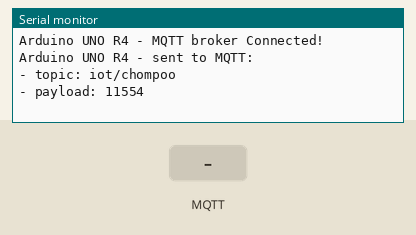
This sketch was run on a simulated Arduino Uno R4 WiFi. Parts: the last lines printed to the serial monitor. The test bench sets the inputs (shaded band). WiFi joins after 1.5 s; servers stay silent unless stated; no MQTT or app messages arrive unless stated.

Above: at 12.7 s.
12.8 s: MQTT message "1" arrives on the first subscribed topic
At 13.4 s:
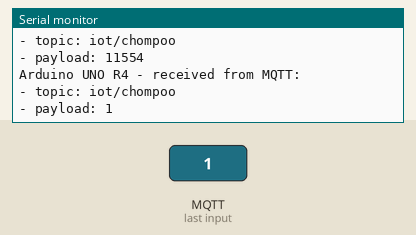
14.3 s: MQTT message "on" arrives on the first subscribed topic
At 15.3 s:
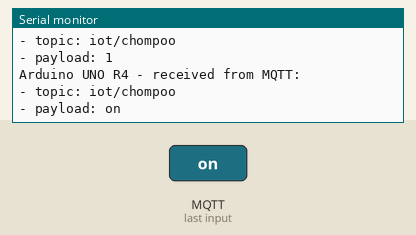
15.8 s: MQTT message "off" arrives on the first subscribed topic
At 16.9 s:
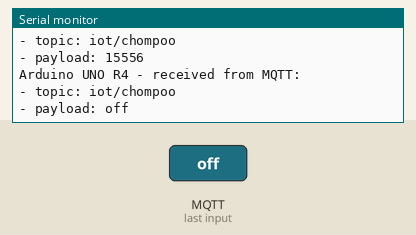
Timing chart, 0 to 18.8 s (numbered marks = the images above; inputs shaded):
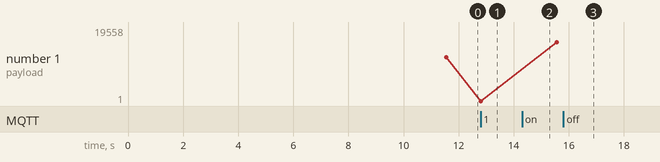

The sketch:

sketch_feb7b.ino
```cpp
/*
 *
 * This Arduino UNO R4 code is made available for public use without any restriction
 *
 */

#include <WiFiS3.h>
#include <MQTTClient.h>

const char WIFI_SSID[] = "NoInternet";     // CHANGE TO YOUR WIFI SSID
const char WIFI_PASSWORD[] = "12345678pan";  // CHANGE TO YOUR WIFI PASSWORD

const char MQTT_BROKER_ADRRESS[] = "mqtt-dashboard.com";  // CHANGE TO MQTT BROKER'S ADDRESS
//const char MQTT_BROKER_ADRRESS[] = "192.168.0.11";  // CHANGE TO MQTT BROKER'S IP ADDRESS
const int MQTT_PORT = 1883;
const char MQTT_CLIENT_ID[] = "64070215-iot";  // CHANGE IT AS YOU DESIRE
const char MQTT_USERNAME[] = "";              // CHANGE IT IF REQUIRED, empty if not required
const char MQTT_PASSWORD[] = "";              // CHANGE IT IF REQUIRED, empty if not required

// The MQTT topics that Arduino should publish/subscribe
const char PUBLISH_TOPIC[] = "iot/chompoo";       // CHANGE IT AS YOU DESIRE
const char SUBSCRIBE_TOPIC[] = "iot/chompoo";  // CHANGE IT AS YOU DESIRE

const int PUBLISH_INTERVAL = 4000;  // 5 seconds

WiFiClient network;
MQTTClient mqtt = MQTTClient(256);

unsigned long lastPublishTime = 0;

void setup() {
  Serial.begin(9600);

  int status = WL_IDLE_STATUS;
  while (status != WL_CONNECTED) {
    Serial.print("Arduino UNO R4 - Attempting to connect to SSID: ");
    Serial.println(WIFI_SSID);
    // Connect to WPA/WPA2 network. Change this line if using open or WEP network:
    status = WiFi.begin(WIFI_SSID, WIFI_PASSWORD);

    // wait 10 seconds for connection:
    delay(10000);
  }
  // print your board's IP address:
  Serial.print("IP Address: ");
  Serial.println(WiFi.localIP());

  connectToMQTT();
}

void loop() {
  mqtt.loop();

  if (millis() - lastPublishTime > PUBLISH_INTERVAL) {
    sendToMQTT();
    lastPublishTime = millis();
  }
}

void connectToMQTT() {
  // Connect to the MQTT broker
  mqtt.begin(MQTT_BROKER_ADRRESS, MQTT_PORT, network);

  // Create a handler for incoming messages
  mqtt.onMessage(messageHandler);

  Serial.print("Arduino UNO R4 - Connecting to MQTT broker");

  while (!mqtt.connect(MQTT_CLIENT_ID, MQTT_USERNAME, MQTT_PASSWORD)) {
    Serial.print(".");
    delay(100);
  }
  Serial.println();

  if (!mqtt.connected()) {
    Serial.println("Arduino UNO R4 - MQTT broker Timeout!");
    return;
  }

  // Subscribe to a topic, the incoming messages are processed by messageHandler() function
  if (mqtt.subscribe(SUBSCRIBE_TOPIC))
    Serial.print("Arduino UNO R4 - Subscribed to the topic: ");
  else
    Serial.print("Arduino UNO R4 - Failed to subscribe to the topic: ");

  Serial.println(SUBSCRIBE_TOPIC);
  Serial.println("Arduino UNO R4 - MQTT broker Connected!");
}

void sendToMQTT() {

  int val = millis();
  //int val = analogRead(A0);
  String val_str = String(val);
  char messageBuffer[10];
  val_str.toCharArray(messageBuffer, 10);

  mqtt.publish(PUBLISH_TOPIC, messageBuffer);
  Serial.println("Arduino UNO R4 - sent to MQTT:");
  Serial.print("- topic: ");
  Serial.println(PUBLISH_TOPIC);
  Serial.print("- payload: ");
  Serial.println(messageBuffer);
}

void messageHandler(String &topic, String &payload) {
  Serial.println("Arduino UNO R4 - received from MQTT:");
  Serial.println("- topic: " + topic);
  Serial.println("- payload: " + payload);
  // Serial.println(payload);

  // You can process the incoming data , then control something
  /*
  process something
  */
}
```

Measured:
- after the input at 12.8 s, the serial monitor: prints a new line at once (image 1)
- after the input at 14.3 s, the serial monitor: prints a new line at once (image 2)
- after the input at 15.8 s, the serial monitor: prints a new line at once (image 3)
- plotted number 1: 11554 → 1 after the input at 12.8 s
